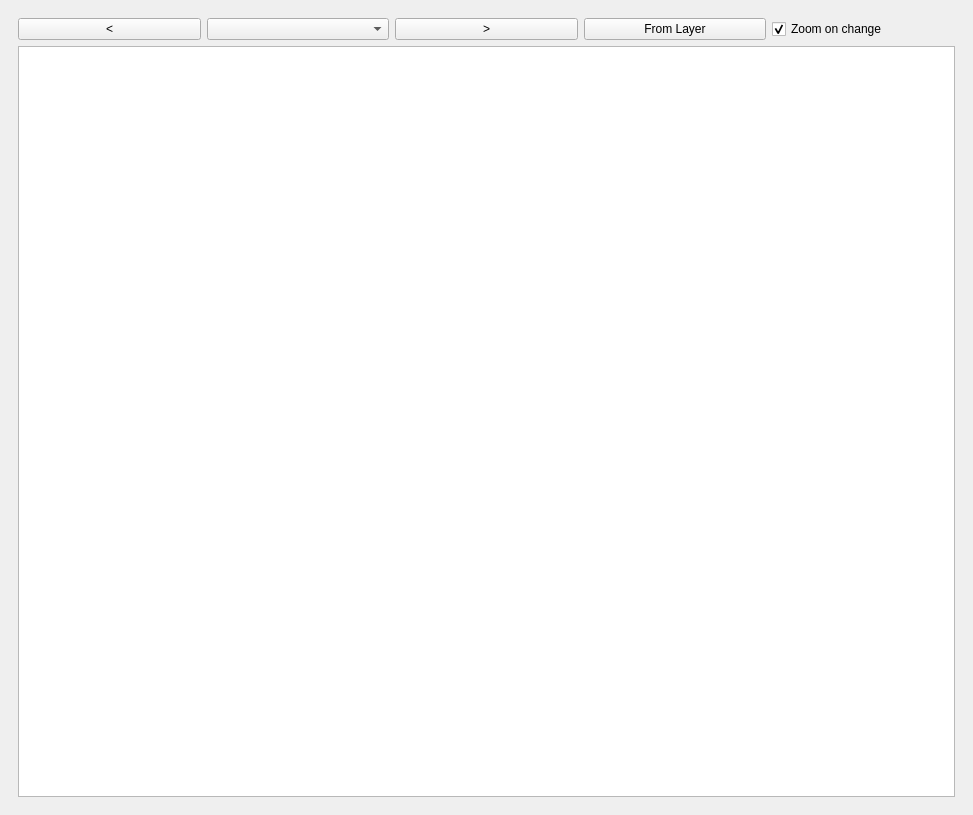
<?xml version="1.0" encoding="UTF-8"?>
<ui version="4.0">
 <class>manyToOneMapperDockWidgetBase</class>
 <widget class="QDockWidget" name="manyToOneMapperDockWidgetBase">
  <property name="geometry">
   <rect>
    <x>0</x>
    <y>0</y>
    <width>973</width>
    <height>815</height>
   </rect>
  </property>
  <property name="windowTitle">
   <string>Many to One Mapper</string>
  </property>
  <widget class="QWidget" name="dockWidgetContents">
   <layout class="QVBoxLayout" name="verticalLayout">
    <item>
     <widget class="QWidget" name="mainWidget" native="true">
      <layout class="QVBoxLayout" name="verticalLayout_2">
       <item>
        <layout class="QHBoxLayout" name="horizontalLayout">
         <item>
          <widget class="QPushButton" name="lastButton">
           <property name="toolTip">
            <string>&lt;html&gt;&lt;head/&gt;&lt;body&gt;&lt;p&gt;Go to previous feature&lt;/p&gt;&lt;/body&gt;&lt;/html&gt;</string>
           </property>
           <property name="text">
            <string>&lt;</string>
           </property>
          </widget>
         </item>
         <item>
          <widget class="featureWidget" name="featuresBox">
           <property name="toolTip">
            <string>&lt;html&gt;&lt;head/&gt;&lt;body&gt;&lt;p&gt;Current feature&lt;/p&gt;&lt;/body&gt;&lt;/html&gt;</string>
           </property>
          </widget>
         </item>
         <item>
          <widget class="QPushButton" name="nextButton">
           <property name="toolTip">
            <string>&lt;html&gt;&lt;head/&gt;&lt;body&gt;&lt;p&gt;Go to next feature&lt;/p&gt;&lt;/body&gt;&lt;/html&gt;</string>
           </property>
           <property name="text">
            <string>&gt;</string>
           </property>
          </widget>
         </item>
         <item>
          <widget class="QPushButton" name="fromLayerButton">
           <property name="toolTip">
            <string>&lt;html&gt;&lt;head/&gt;&lt;body&gt;&lt;p&gt;Set Value from selected feature of layer.&lt;/p&gt;&lt;/body&gt;&lt;/html&gt;</string>
           </property>
           <property name="text">
            <string>From Layer</string>
           </property>
          </widget>
         </item>
         <item>
          <widget class="QCheckBox" name="zoomBox">
           <property name="toolTip">
            <string>&lt;html&gt;&lt;head/&gt;&lt;body&gt;&lt;p&gt;Select features on layers and zoom to them on change.&lt;/p&gt;&lt;/body&gt;&lt;/html&gt;</string>
           </property>
           <property name="text">
            <string>Zoom on change</string>
           </property>
           <property name="checked">
            <bool>true</bool>
           </property>
          </widget>
         </item>
        </layout>
       </item>
       <item>
        <widget class="QTableView" name="view">
         <property name="toolTip">
          <string>&lt;html&gt;&lt;head/&gt;&lt;body&gt;&lt;p&gt;id and join field for features of join layer mapped to current feature of layer.&lt;/p&gt;&lt;p&gt;Right click for options to add and remove.&lt;/p&gt;&lt;p&gt;&lt;br/&gt;&lt;/p&gt;&lt;/body&gt;&lt;/html&gt;</string>
         </property>
         <property name="sizeAdjustPolicy">
          <enum>QAbstractScrollArea::AdjustToContents</enum>
         </property>
         <property name="editTriggers">
          <set>QAbstractItemView::NoEditTriggers</set>
         </property>
         <property name="selectionBehavior">
          <enum>QAbstractItemView::SelectRows</enum>
         </property>
        </widget>
       </item>
      </layout>
     </widget>
    </item>
   </layout>
  </widget>
 </widget>
 <customwidgets>
  <customwidget>
   <class>featureWidget</class>
   <extends>QComboBox</extends>
   <header>.widgets.featureWidget</header>
  </customwidget>
 </customwidgets>
 <resources/>
 <connections/>
</ui>
